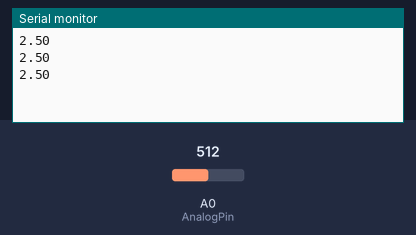
The sketch below on a simulated Arduino Uno, built with avr-gcc and run on an emulated ATmega328P. Parts: the last lines printed to the serial monitor. The inputs (shaded band) are chosen by the test bench; at power-on: A0 (AnalogPin) = 512.

Above: at 1.3 s.
1.4 s: A0 (AnalogPin) set to 716
At 1.9 s:
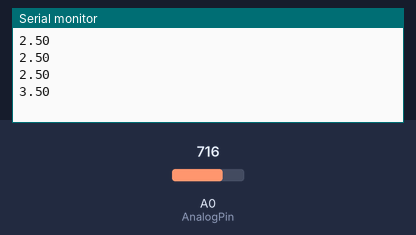
2.9 s: A0 (AnalogPin) set to 900
At 3.4 s:
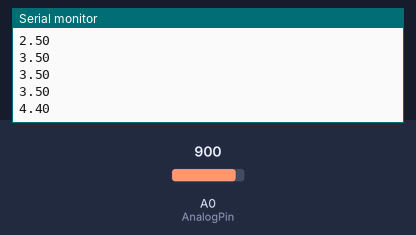
Timing chart, 0 to 5.9 s (numbered marks = the images above; inputs shaded):
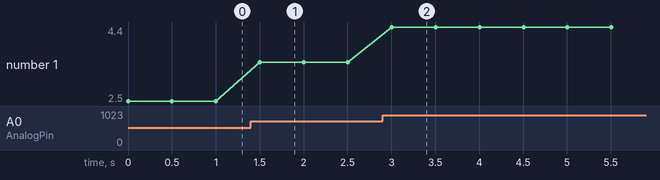

The sketch:

arduino.ino
```cpp
int AnalogPin = A0;
float Vin;
int analogVal;

void setup() {
  // put your setup code here, to run once:
  pinMode(AnalogPin, INPUT);
  Serial.begin(9600);

}

void loop() {
  // put your main code here, to run repeatedly:
  analogVal = analogRead(AnalogPin);
  Vin= (analogVal *5.)/1023.;
  Serial.println(Vin);
  delay(500);

}
```

Measured:
- after the input at 1.4 s, the serial monitor: prints a new line after 0.10 s (image 1)
- after the input at 2.9 s, the serial monitor: prints a new line after 0.10 s (image 2)
- plotted number 1: 2.5 → 3.5 after the input at 1.4 s, 3.5 → 4.4 after the input at 2.9 s
